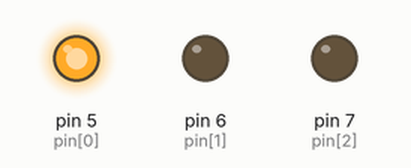
Simulated run of this sketch. Board: Arduino Uno, built with avr-gcc and run on an emulated ATmega328P. On the bench: output pins drawn as LEDs (lit = HIGH).

Above: at 1.0 s.
At 2.5 s:
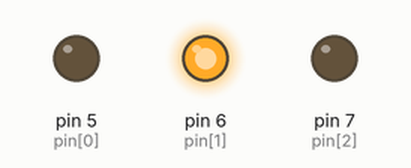
At 4.5 s:
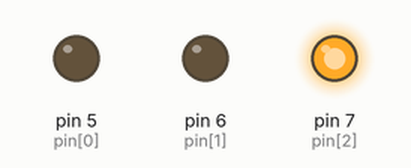
Timing chart, 0 to 7.8 s (numbered marks = the images above):
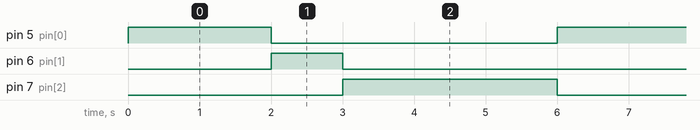

The sketch:

sketch_apr25a.ino
```cpp
int pin[] = {5,6,7};
int Tdelay[] = {2000, 1000, 3000};

void setup() {
  // put your setup code here, to run once:
  for (int i = 0; i<=2; i++) {
    pinMode(pin[i], OUTPUT);
    digitalWrite(pin[i],LOW);
  }

}

void loop() {
  // put your main code here, to run repeatedly:
  for (int i = 0; i<=2; i++){
    digitalWrite(pin[i], HIGH);
    digitalWrite(pin[(i+1)%3], LOW);
    digitalWrite(pin[(i+2)%3], LOW);
    delay(Tdelay[i]);
  }
}
```

Measured:
- by itself, pin 5 (pin[0]): alternates HIGH for 2.0 s and LOW for 4.0 s
- by itself, pin 6 (pin[1]): alternates HIGH for 1.0 s and LOW for 5.0 s
- by itself, pin 7 (pin[2]): alternates HIGH for 3.0 s and LOW for 3.0 s
